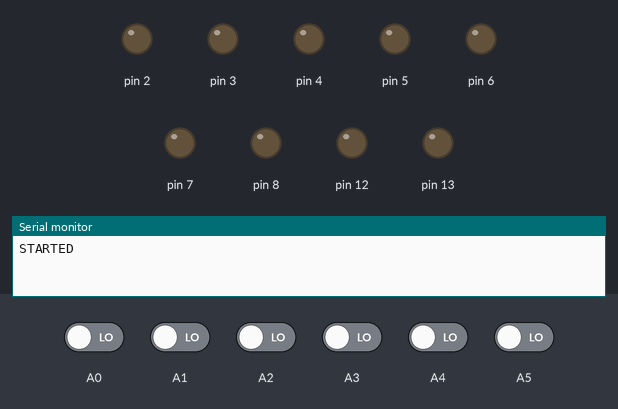
The sketch below on a simulated Arduino Uno, built with avr-gcc and run on an emulated ATmega328P. Parts: output pins drawn as LEDs (lit = HIGH), the last lines printed to the serial monitor. The inputs (shaded band) are chosen by the test bench; at power-on: A0–5 LOW.

Above: at 0.1 s.
At 0.6 s:
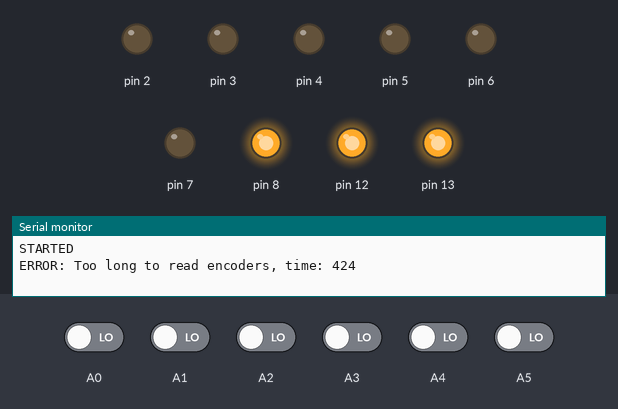
Timing chart, 0 to 2.1 s (numbered marks = the images above):
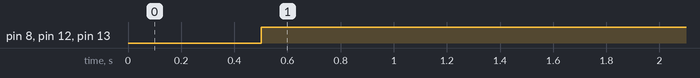

The sketch:

arduino.ino
```cpp
class Encoder {
  public:
    Encoder(uint8_t port1_temp, uint8_t port2_temp) {
      pinMode(port1_temp, INPUT);
      pinMode(port2_temp, INPUT);
      current_port1 = digitalRead(port1_temp);
      current_port2 = digitalRead(port2_temp);
      last_port1 = digitalRead(port1_temp);
      last_port2 = digitalRead(port2_temp);
      port1 = port1_temp;
      port2 = port2_temp;
    }
    long read() {
      this->current_port1 = digitalRead(this->port1);
      this->current_port2 = digitalRead(this->port2);
      if (this->current_port1 != this->last_port1) {
        this->change_port1 = true;
        if (this->current_port2) {
          if (this->current_port1) {
            this->position += 1;
          } else {
            this->position -= 1;
          }
        } else {
        if (this->current_port1) {
            this->position -= 1;
          } else {
            this->position += 1;
          }
        }
      }
      if (this->current_port2 != this->last_port2) {
        this->change_port2 = true;
        if (this->current_port1) {
          if (this->current_port2) {
            this->position -= 1;
          } else {
            this->position += 1;
          }
        } else {
        if (this->current_port2) {
            this->position += 1;
          } else {
            this->position -= 1;
          }
        }
      }
//      if (this->change_port1 && this->change_port2) {
//        while(true) {
//          Serial.println("ERROR: Encoders didn't update in time (both states changed)");
//          // turn_off_all_motors(); // TODO
//          delay(500);
//        }
//      }
      this->last_port1 = this->current_port1;
      this->last_port2 = this->current_port2;
      this->change_port1 = false;
      this->change_port2 = false;
      return this->position;
    }
    void zero() {
      this-> position = 0;
    }
  private:
    uint8_t port1;
    uint8_t port2;
    bool current_port1;
    bool current_port2;
    bool last_port1;
    bool last_port2;
    bool change_port1;
    bool change_port2;
    long position = 0;
};

class PID {
  public:
    PID(float kP_temp, float kI_temp, float kD_temp) {
      kP = kP_temp;
      kI = kI_temp;
      kD = kD_temp;
    }
    float output(float input) {
      float proportional = input * this-> kP;
      float integral = 0; //TODO
      float derivative = 0; //TODO
      float velocity = proportional + integral + derivative;
      return velocity;
    }
  private:
    float kP;
    float kI;
    float kD;
};

class Motor {
  public:
    Motor(uint8_t port_EN_temp, uint8_t port_PH_temp, uint8_t port_SLP_temp, uint8_t port_encoder1, uint8_t port_encoder2, float kP, float kI, float kD) : encoder(port_encoder1, port_encoder2), pid(kP, kI, kD) {
      pinMode(port_EN_temp,  OUTPUT);
      pinMode(port_PH_temp,  OUTPUT);
      pinMode(port_SLP_temp, OUTPUT);
      port_EN  = port_EN_temp;
      port_PH  = port_PH_temp;
      port_SLP = port_SLP_temp;
    }
    void set_target(long target) {
      this->target = target;
    }
    void update_position() {
      this->position = this->encoder.read();
    }
    void drive() {
      digitalWrite(port_SLP, HIGH);
      long speed = this->pid.output((float)(this->target-this->position));
      if (speed > 0) {
        digitalWrite(port_PH, LOW);
      }
      else if (speed < 0) {
        digitalWrite(port_PH, HIGH);
      }
      analogWrite(port_EN, -speed);
    }
    void off() {
      analogWrite(port_EN, 0);
    }
    long get_position() {
      return this->position;
    }
    long get_target() {
      return this->target;
    }
    bool stopped() {
      this->last_position = this->position;
      if (last_position != position) {
        last_moving_time = millis();
      } else if (millis() - last_moving_time >= 1000 && this->position == this->target) {
        return true;
      }
      return false;
    }
    void zero() {
      this->encoder.zero();
    }
  private:
    uint8_t port_EN;
    uint8_t port_PH;
    uint8_t port_SLP;
    Encoder encoder;
    long target;
    long position;
    PID pid;
    long last_position;
    long last_moving_time;
};

struct motor_targets {
  uint8_t center = 0;
  uint8_t left = 0;
  uint8_t right = 0;
};

Motor center(5,4,12,A2,A3,10.0,0.0,0.0);
Motor left  (6,7,13,A4,A5,10.0,0.0,0.0);
Motor right (3,2, 8,A0,A1,10.0,0.0,0.0);

unsigned long update_start = 0;
//unsigned long update_finish = 0;
unsigned long max_time = 400; // any longer and it can misread position-
unsigned long time_taken = 0;
// Has to be run 2480 times a second to make sure no encoders are missed
// returns true if error
bool update_all_positions() {
  time_taken = micros() - update_start /*+ update_finish - update_start*/;
  // check it hasn't been too long since encoders were read
  if (time_taken > max_time) {
    return true;
  }
  update_start = micros();
  center.update_position();
  left  .update_position();
  right .update_position();
  //update_finish = micros();
  return false;
}

void turn_off_all_motors() {
  center.off();
  left  .off();
  right .off();
}

uint8_t motor_scalar = 12; //23945.84/8/255 45 degrees
void set_motor_targets(struct motor_targets *targets) {
  center.set_target(int(targets->center * motor_scalar));
  left  .set_target(int(targets->left * motor_scalar));
  right .set_target(int(targets->right * motor_scalar));
}

void check_encoder_time() {
  if (update_all_positions()) {
    while(true) {
      turn_off_all_motors();
      Serial.println("");
      Serial.print("ERROR: Too long to read encoders, time: ");
      Serial.println(time_taken);
      Serial.print("Positions: ");
      Serial.print(center.get_position());
      Serial.print(" ");
      Serial.print(left.get_position());
      Serial.print(" ");
      Serial.println(right.get_position());
      delay(500);
    }
  }
}

class SerialCustom {
  public:
    void setup() {
      Serial.begin(9600);
    }
    void read(struct motor_targets *targets) {
      if (Serial.availableForWrite() == 63 && Serial.available() == 1) {
        int serial = Serial.read();
        // TODO: Check if read returns -1
        Serial.write(serial);
        switch(serial_count) {
          case 0:
            targets->center = (uint8_t)serial;
            serial_count = 1;
            break;
          case 1:
            targets->left = (uint8_t)serial;
            serial_count = 2;
            break;
          case 2:
            targets->right = (uint8_t)serial;
            serial_count = 0;
            break;
          default:
            while(true) {
              Serial.println("ERROR: serial_count not in bounds");
              turn_off_all_motors();
              delay(500);
            }
            break;
        }
      }
      if (Serial.available() > 1) {
        while(true) {
              Serial.println("ERROR: Too much serial data recieved");
              turn_off_all_motors();
              delay(500);
            }
      }
    }
  private:
    uint8_t serial_count;
};

SerialCustom serial;

const long LONG_MAX = 2147483647;
void setup() {
  serial.setup();
  Serial.setTimeout(LONG_MAX);
  //update_finish = micros();
  Serial.println("STARTED");
  delay(500);
  update_start = micros();
}

struct motor_targets targets;
struct motor_targets* targets_pointer = &targets;
//int ran = 0;
bool calibrated = false;
uint8_t calibration_serial_count = 0;
void loop() {
//  check_encoder_time();
//  if (Serial.availableForWrite() == 63) {
//    Serial.print("Positions: ");
//    check_encoder_time();
//    Serial.print(center.get_position());
//    check_encoder_time();
//    Serial.print(" ");
//    check_encoder_time();
//    Serial.print(left.get_position());
//    check_encoder_time();
//    Serial.print(" ");
//    check_encoder_time();
//    Serial.print(right.get_position());
//    check_encoder_time();
//    Serial.print(" Targets: ");
//    check_encoder_time();
//    Serial.print(center.get_target());
//    check_encoder_time();
//    Serial.print(" ");
//    check_encoder_time();
//    Serial.print(left.get_target());
//    check_encoder_time();
//    Serial.print(" ");
//    check_encoder_time();
//    Serial.println(right.get_target());
//  }
  check_encoder_time();
  if (calibrated) {
    serial.read(targets_pointer);
    check_encoder_time();
    set_motor_targets(targets_pointer);
  } else if (center.stopped() && left.stopped() && right.stopped()) {
      turn_off_all_motors();
      String calibration_data;
      switch(calibration_serial_count) {
        case 0:
          Serial.println("center motor position");
          calibration_data = Serial.readStringUntil('|');
          center.set_target(calibration_data.toInt());
          Serial.println(String(center.get_target()));
          calibration_serial_count = 1;
          break;
        case 1:
          Serial.println("left motor position");
          calibration_data = Serial.readStringUntil('|');
          left.set_target(calibration_data.toInt());
          Serial.println(String(left.get_target()));
          calibration_serial_count = 2;
          break;
        case 2:
          Serial.println("right motor position");
          calibration_data = Serial.readStringUntil('|');
          right.set_target(calibration_data.toInt());
          Serial.println(String(right.get_target()));
          calibration_serial_count = 3;
          break;
        case 3:
          Serial.println("Finished calibration? (y/n)");
          calibration_data = Serial.readStringUntil('|');
          if (String(calibration_data) == "y") {
            calibrated = true;
            center.zero();
            left.zero();
            right.zero();
            Serial.println("Calibration finished");
          }
          else {
            calibration_serial_count = 0;
            Serial.println("Calibration continued");
          }
          break;
        default:
          while(true) {
            Serial.println("ERROR: calibration_serial_count not in bounds");
            turn_off_all_motors();
            delay(500);
          }
          break;
      }
      update_start = micros(); // Don't error cause it took too long
    }
  check_encoder_time();
  center.drive();
  check_encoder_time();
  left.  drive();
  check_encoder_time();
  right. drive();
}
```

Measured:
- by itself, pin 8, pin 12, pin 13: LOW → HIGH at 0.50 s
